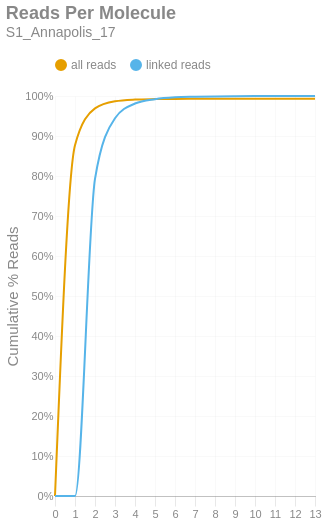

Here is the notebook cell this chart was saved with:
### Markdown cell above
### Reads per Molecule
This chart shows the cumulative distribution of the number of reads per linked molecule. That is, how many alignments are associated with a unique molecule. This excludes the number of reads associated with invalid or absent linked-read barcodes. The `linked` histogram is the percentages recalculated when disregarding singletons.

### Code cell
if SKIPLR:
    print_html(f"Skipped")
else:
    counts = np.bincount(valids['reads'].cast(pl.Int64).to_numpy())
    weighted = counts * np.arange(len(counts))
    all_perc = weighted / n_reads
    linked_perc = weighted / n_linked_reads
    linked_perc[1] = 0
    binned_df = pl.DataFrame({
        'readsper': list(range(len(counts))),
        'all reads (cumsum)': np.cumsum(all_perc).tolist(),
        'linked reads (cumsum)': np.cumsum(linked_perc).tolist(),
    })

    with SafeRender(binned_df):
        (
            density_plot(binned_df, 'Reads Per Molecule', samplename, 'readspmol')
            .encode(
                x=alt.X('readsper:O', title=None).axis(labelAngle=0).scale(padding=0),
                y=alt.Y('value:Q', title='Cumulative % Reads').axis(format='%').stack(False),
                color=alt.Color("key:N").scale(domain=["all reads", "linked reads"]),
                tooltip=[
                    alt.Tooltip("key:N", title="Data Type"),
                    alt.Tooltip("readsper:O", title="Reads Per Molecule"),
                    alt.Tooltip("value:Q", format=".2%", title="% Reads (Cum.)")
                ]            
            )
        ).display()

### Figure 1 — Vega-Lite specification as saved in the notebook (floating-point values rounded to 4 significant figures)
{"width": "container", "height": 400, "config": {"title": {"anchor": "start", "dy": -15, "fontSize": 18, "color": "#888888", "subtitleColor": "#888888", "subtitleFontSize": 14}, "arc": {"fill": "#0072B2"}, "axis": {"domainColor": "#888888", "domainWidth": 0.5, "gridWidth": 0.2, "grid": false, "titleFontWeight": 400, "titleFontSize": 15, "labelFontSize": 11, "labelColor": "#888888", "tickColor": "#888888", "tickWidth": 0.2, "titleColor": "#888888"}, "axisBand": {"grid": false}, "axisX": {"grid": true, "tickSize": 10, "domainCap": "round"}, "axisY": {"domain": false, "grid": true, "tickSize": 0, "domainCap": "round"}, "background": "transparent", "header": {"labelFontSize": 15, "labelColor": "#888888", "titleFontSize": 15, "titleFontWeight": 600, "titleColor": "#888888"}, "legend": {"labelFont": "sans-serif", "labelFontSize": 12, "labelColor": "#888888", "symbolSize": 100, "symbolType": "circle", "titleFontSize": 12, "titlePadding": 10, "titleColor": "#888888", "title": null, "orient": "top"}, "range": {"category": ["#E69F00", "#56B4E9", "#009E73", "#F0E442", "#0072B2", "#D55E00", "#CC79A7", "#000000"], "diverging": ["#cfe8f3", "#a2d4ec", "#73bfe2", "#46abdb", "#1696d2", "#12719e"]}, "area": {"fill": "#0072B2", "fillOpacity": 0.7, "line": true, "strokeOpacity": 0.7}, "line": {"color": "#0072B2", "stroke": "#0072B2", "strokeWidth": 2}, "trail": {"color": "#0072B2", "stroke": "#0072B2", "strokeWidth": 0, "size": 1}, "point": {"filled": true, "fillOpacity": 1.0, "size": 95}, "text": {"color": "#888888", "fontSize": 11, "align": "right", "fontWeight": 400, "size": 11}, "bar": {"fill": "#0072B2", "stroke": null}, "view": {"stroke": null, "continuousWidth": 660, "continuousHeight": 400}}, "data": {"name": "data-5e2576946eba78063376d0f6d851f28b"}, "mark": {"type": "line", "interpolate": "monotone", "point": {"opacity": 0, "size": 275}}, "encoding": {"color": {"field": "key", "scale": {"domain": ["all reads", "linked reads"]}, "type": "nominal"}, "tooltip": [{"field": "key", "title": "Data Type", "type": "nominal"}, {"field": "readsper", "title": "Reads Per Molecule", "type": "ordinal"}, {"field": "value", "format": ".2%", "title": "% Reads (Cum.)", "type": "quantitative"}], "x": {"axis": {"labelAngle": 0}, "field": "readsper", "scale": {"padding": 0}, "title": null, "type": "ordinal"}, "y": {"axis": {"format": "%"}, "field": "value", "stack": false, "title": "Cumulative % Reads", "type": "quantitative"}}, "params": [{"name": "param_c36ac31b6afebe62", "select": {"type": "point", "fields": ["key"]}, "bind": "legend"}], "title": {"text": "Reads Per Molecule", "subtitle": "S1_Annapolis_17"}, "transform": [{"fold": ["all reads (cumsum)", "linked reads (cumsum)"]}, {"calculate": "replace(datum.key, ' (cumsum)', '')", "as": "key"}, {"filter": {"param": "param_c36ac31b6afebe62"}}], "usermeta": {"embedOptions": {"downloadFileName": "S1_Annapolis_17.readspmol"}}, "$schema": "https://vega.github.io/schema/vega-lite/v6.1.0.json", "datasets": {"data-5e2576946eba78063376d0f6d851f28b": [{"readsper": 0, "all reads (cumsum)": 0.0, "linked reads (cumsum)": 0.0}, {"readsper": 1, "all reads (cumsum)": 0.877, "linked reads (cumsum)": 0.0}, {"readsper": 2, "all reads (cumsum)": 0.9691, "linked reads (cumsum)": 0.7929}, {"readsper": 3, "all reads (cumsum)": 0.9867, "linked reads (cumsum)": 0.9444}, {"readsper": 4, "all reads (cumsum)": 0.991, "linked reads (cumsum)": 0.9811}, {"readsper": 5, "all reads (cumsum)": 0.9922, "linked reads (cumsum)": 0.9921}, {"readsper": 6, "all reads (cumsum)": 0.9928, "linked reads (cumsum)": 0.9967}, {"readsper": 7, "all reads (cumsum)": 0.9929, "linked reads (cumsum)": 0.9981}, {"readsper": 8, "all reads (cumsum)": 0.993, "linked reads (cumsum)": 0.9989}, {"readsper": 9, "all reads (cumsum)": 0.9931, "linked reads (cumsum)": 0.9994}, {"readsper": 10, "all reads (cumsum)": 0.9931, "linked reads (cumsum)": 0.9997}, {"readsper": 11, "all reads (cumsum)": 0.9931, "linked reads (cumsum)": 0.9999}, {"readsper": 12, "all reads (cumsum)": 0.9931, "linked reads (cumsum)": 0.9999}, {"readsper": 13, "all reads (cumsum)": 0.9931, "linked reads (cumsum)": 1.0}]}}
